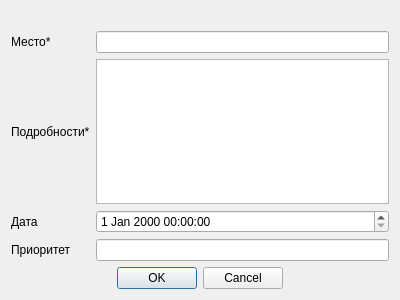
<?xml version="1.0" encoding="UTF-8"?>
<ui version="4.0">
 <class>UpdateAppointmentDialog</class>
 <widget class="QDialog" name="UpdateAppointmentDialog">
  <property name="geometry">
   <rect>
    <x>0</x>
    <y>0</y>
    <width>400</width>
    <height>300</height>
   </rect>
  </property>
  <property name="windowTitle">
   <string>Обновить информацию о приглашении</string>
  </property>
  <property name="whatsThis">
   <string>&lt;html&gt;&lt;head/&gt;&lt;body&gt;&lt;p&gt;Название приглашения может состоять только из букв, цифр и знака подчеркивания. Его длина должна быть от 3 до 30 символов.&lt;/p&gt;&lt;/body&gt;&lt;/html&gt;</string>
  </property>
  <layout class="QGridLayout" name="gridLayout">
   <item row="0" column="0">
    <widget class="QLabel" name="labelInfoUpdated">
     <property name="text">
      <string/>
     </property>
    </widget>
   </item>
   <item row="1" column="0">
    <widget class="QLabel" name="labelAppointmentPlace">
     <property name="text">
      <string>Место*</string>
     </property>
    </widget>
   </item>
   <item row="1" column="1">
    <widget class="QLineEdit" name="lineEditAppointmentPlace"/>
   </item>
   <item row="2" column="0">
    <widget class="QLabel" name="labelAppointmentInfo">
     <property name="text">
      <string>Подробности*</string>
     </property>
    </widget>
   </item>
   <item row="5" column="0" colspan="2">
    <widget class="QDialogButtonBox" name="buttonBox">
     <property name="orientation">
      <enum>Qt::Horizontal</enum>
     </property>
     <property name="standardButtons">
      <set>QDialogButtonBox::Cancel|QDialogButtonBox::Ok</set>
     </property>
     <property name="centerButtons">
      <bool>true</bool>
     </property>
    </widget>
   </item>
   <item row="2" column="1">
    <widget class="QTextEdit" name="textEditAppointmentInfo"/>
   </item>
   <item row="3" column="0">
    <widget class="QLabel" name="labelDate">
     <property name="text">
      <string>Дата</string>
     </property>
    </widget>
   </item>
   <item row="4" column="0">
    <widget class="QLabel" name="labelAppointmentPriority">
     <property name="text">
      <string>Приоритет</string>
     </property>
    </widget>
   </item>
   <item row="3" column="1">
    <widget class="QDateTimeEdit" name="dateTimeEdit"/>
   </item>
   <item row="4" column="1">
    <widget class="QLineEdit" name="lineEditAppointmentPriority"/>
   </item>
  </layout>
 </widget>
 <resources/>
 <connections>
  <connection>
   <sender>buttonBox</sender>
   <signal>accepted()</signal>
   <receiver>UpdateAppointmentDialog</receiver>
   <slot>accept()</slot>
   <hints>
    <hint type="sourcelabel">
     <x>248</x>
     <y>254</y>
    </hint>
    <hint type="destinationlabel">
     <x>157</x>
     <y>274</y>
    </hint>
   </hints>
  </connection>
  <connection>
   <sender>buttonBox</sender>
   <signal>rejected()</signal>
   <receiver>UpdateAppointmentDialog</receiver>
   <slot>reject()</slot>
   <hints>
    <hint type="sourcelabel">
     <x>316</x>
     <y>260</y>
    </hint>
    <hint type="destinationlabel">
     <x>286</x>
     <y>274</y>
    </hint>
   </hints>
  </connection>
 </connections>
</ui>
